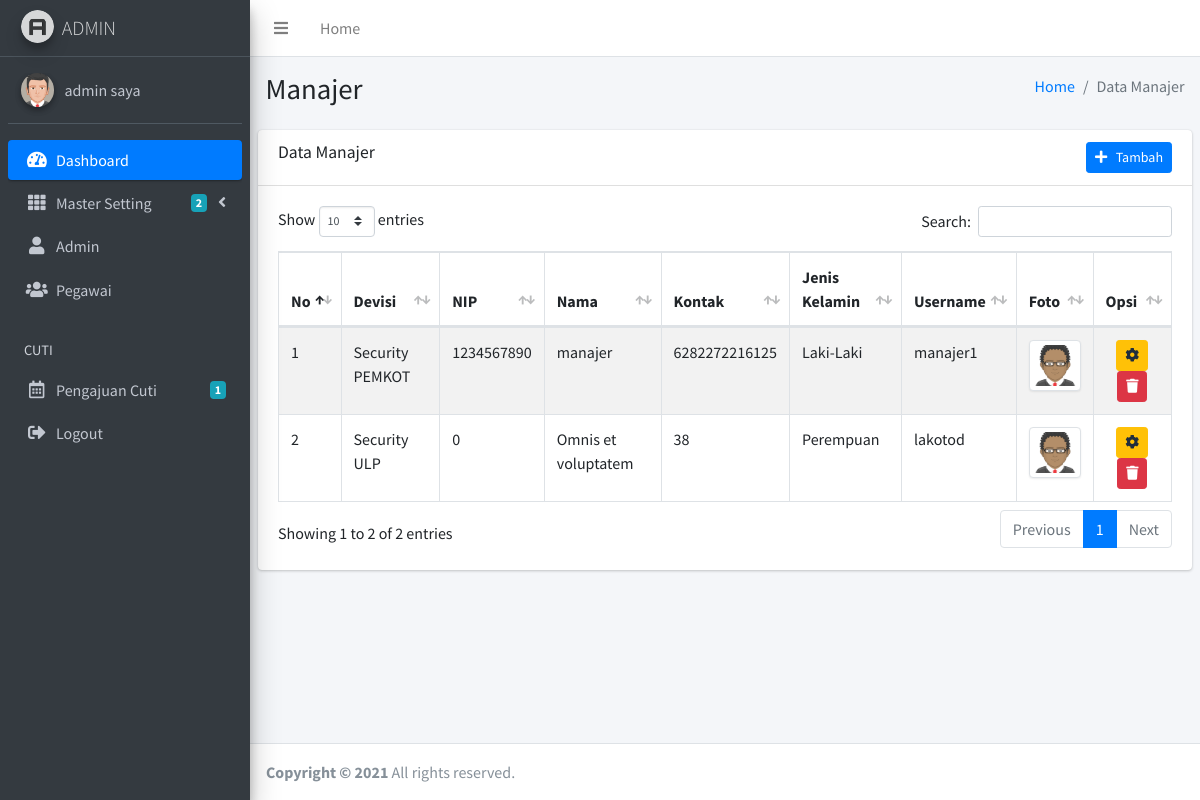
Page /admin/manajer.php (signed in) on the committed database.
### tables this page shows
CREATE TABLE `tbl_manajer` (
  `manajer_id` int(11) NOT NULL,
  `manajer_devisi` int(11) NOT NULL,
  `manajer_nip` int(11) NOT NULL,
  `manajer_nama` varchar(50) NOT NULL,
  `manajer_kelamin` varchar(20) NOT NULL,
  `manajer_alamat` varchar(100) NOT NULL,
  `manajer_kontak` varchar(15) NOT NULL,
  `manajer_username` varchar(50) NOT NULL,
  `manajer_password` varchar(100) NOT NULL,
  `manajer_foto` varchar(100) NOT NULL,
  `manajer_tanda_tangan` varchar(255) DEFAULT NULL
);

CREATE TABLE `tbl_devisi` (
  `devisi_id` int(11) NOT NULL,
  `devisi_nama` varchar(100) NOT NULL
);

### admin/manajer.php (the view, shortened to what this page needs)
<?php include 'header.php'; ?>
<div class="content-wrapper">
	<section class="content-header">
		<div class="container-fluid">
			<div class="row mb-2">
				<div class="col-sm-6">
					<h1>Manajer</h1>
				</div>
				<div class="col-sm-6">
					<ol class="breadcrumb float-sm-right">
						<li class="breadcrumb-item"><a href="index.php">Home</a></li>
						<li class="breadcrumb-item active">Data Manajer</li>
					</ol>
				</div>
			</div>
		</div>
	</section>
	<section class="content">
		<div class="row">
			<div class="col-12">
				<div class="card">
					<div class="card-header">
						<h3 class="card-title">Data Manajer</h3>
						<div class="float-right">
							<button type="button" class="btn btn-primary btn-sm" data-toggle="modal" data-target="#addManajer">
								<i class="fa fa-plus"></i> &nbsp Tambah
							</button>
						</div>
					</div>
					<div class="card-body">
						<table id="example1" class="table table-bordered table-striped">
							<thead>
								<tr>
									<th width="1%">No</th>
									<th>Devisi</th>
									<th>NIP</th>
									<th>Nama</th>
									<th>Kontak</th>
									<th>Jenis Kelamin</th>
									<th>Username</th>
									<th>Foto</th>
									<th>Opsi</th>
								</tr>
							</thead>
							<tbody>
								<?php
								$no=1;
								$data = mysqli_query($koneksi,"select * from tbl_manajer, tbl_devisi where manajer_devisi=devisi_id");
								while($d = mysqli_fetch_array($data)){
									?>
									<tr>
										<td><?php echo $no++; ?></td>
										<td><?php echo $d['devisi_nama'] ?></td>
										<td><?php echo $d['manajer_nip'] ?></td>
										<td><?php echo $d['manajer_nama'] ?></td>
										<td><?php echo $d['manajer_kontak'] ?></td>
										<td><?php echo $d['manajer_kelamin'] ?></td>
										<td><?php echo $d['manajer_username'] ?></td>
										<td>
											<?php
											if($d['manajer_foto']=="manajer_foto.png"){
												?>
												<img
												src="../dist/img/manajer_foto.png" class="img-thumbnail" alt="Cinque Terre" width="60px" height="40px">
												<?php
											}else{
												?>
												<img src="../gambar/user/<?php echo $d['manajer_foto'] ?>" class="img-thumbnail" alt="Cinque Terre" width="60px" height="40px">
												<?php
											}
											?>
										</td>
										<td>
											<center>
												<button type="button" class="btn btn-warning btn-sm btn-icon" data-toggle="modal" data-target="#edit_manajer_<?php echo $d['manajer_id'] ?>">
													<i class="fas fa-cog"></i>
												</button>
												<button type="button" class="btn btn-danger btn-sm btn-icon" data-toggle="modal" data-target="#hapus_manajer_<?php echo $d['manajer_id'] ?>">
													<i class="fas fa-trash"></i>
												</button>
											</center>
										</td>
									</tr>
									<?php
								}
								?>
						</table>
					</div>
				</div>
			</div>
		</div>
	</section>
</div>
<?php include 'footer.php'; ?>

### admin/header.php (shortened to what this page needs)
<!DOCTYPE html>
<html>
<head>
  <link rel="stylesheet" href="../plugins/fontawesome-free/css/all.min.css">
  <link rel="stylesheet" href="https://code.ionicframework.com/ionicons/2.0.1/css/ionicons.min.css">
  <link rel="stylesheet" href="../plugins/tempusdominus-bootstrap-4/css/tempusdominus-bootstrap-4.min.css">
  <link rel="stylesheet" href="../plugins/icheck-bootstrap/icheck-bootstrap.min.css">
  <link rel="stylesheet" href="../plugins/jqvmap/jqvmap.min.css">
  <link rel="stylesheet" href="../plugins/datatables-bs4/css/dataTables.bootstrap4.css">
  <link rel="stylesheet" href="../dist/css/adminlte.min.css">
  <link rel="stylesheet" href="../plugins/overlayScrollbars/css/OverlayScrollbars.min.css">
  <link rel="stylesheet" href="../plugins/daterangepicker/daterangepicker.css">
  <link rel="stylesheet" href="../plugins/summernote/summernote-bs4.css">
</head>
  <?php include '../koneksi.php'; ?>
<body class="hold-transition sidebar-mini layout-fixed">
<div class="wrapper">
  <nav class="main-header navbar navbar-expand navbar-white navbar-light">
    <ul class="navbar-nav">
      <li class="nav-item">
        <a class="nav-link" data-widget="pushmenu" href="#"><i class="fas fa-bars"></i></a>
      </li>
      <li class="nav-item d-none d-sm-inline-block">
        <a href="index.php" class="nav-link">Home</a>
      </li>
    </ul>
  </nav>
  <aside class="main-sidebar sidebar-dark-primary elevation-4">
    <a href="index.php" class="brand-link">
      <img src="../dist/img/AdminLTELogo.png" alt="AdminLTE Logo" class="brand-image img-circle elevation-3"
           style="opacity: .8">
      <span class="brand-text font-weight-light">ADMIN</span>
    </a>
    <?php
    $saya = $_SESSION['id'];
    $data = mysqli_query($koneksi,"select * from tbl_admin where admin_id='$saya'");
    $d = mysqli_fetch_assoc($data);
    ?>
    <div class="sidebar">
      <div class="user-panel mt-3 pb-3 mb-3 d-flex">
        <div class="image">
          <?php
          if($d['admin_foto']=="admin_foto.png"){
            ?>
            <img src="../dist/img/admin_foto.png" class="img-circle elevation-2" alt="User Image">
            <?php
          }else{
            ?>
            <img src="../gambar/user/<?php echo $d['admin_foto'] ?>" class="img-circle elevation-2" alt="User Image">
            <?php
          }
          ?>
        </div>
        <div class="info">
          <a href="index.php" class="d-block"><?php echo $d['admin_nama'] ?></a>
        </div>
      </div>
      <nav class="mt-2">
        <ul class="nav nav-pills nav-sidebar flex-column" data-widget="treeview" role="menu" data-accordion="false">
          <li class="nav-item has-treeview menu-open">
            <a href="index.php" class="nav-link active">
              <i class="nav-icon fas fa-tachometer-alt"></i>
              <p>
                Dashboard
              </p>
            </a>
          </li>
          <li class="nav-item has-treeview">
            <a href="#" class="nav-link">
              <i class="nav-icon fas fa-th"></i>
              <p>
                Master Setting
                <i class="fas fa-angle-left right"></i>
                <span class="badge badge-info right">2</span>
              </p>
            </a>
          </li>
          <li class="nav-item has-treeview">
          <a href="admin.php" class="nav-link">
            <i class="nav-icon fas fa-user"></i>
              <p>
                Admin
              </p>
          </a>
          </li>
          <li class="nav-item has-treeview">
          <a href="karyawan.php" class="nav-link">
            <i class="nav-icon fas fa-users"></i>
              <p>
                Pegawai
              </p>
          </a>
          </li>
          <li class="nav-header">CUTI</li>
          <li class="nav-item">
            <a href="cuti.php" class="nav-link">
              <i class="nav-icon far fa-calendar-alt"></i>
              <p>
                 <?php
                $cuti = mysqli_query($koneksi,"select * from tbl_cuti");
                $ct = mysqli_num_rows($cuti);
                ?>
                Pengajuan Cuti
                <span class="badge badge-info right"><?php echo $ct ?></span>
              </p>
            </a>
          </li>
           <li class="nav-item">
            <a href="logout.php" class="nav-link">
              <i class="nav-icon fas fa-sign-out-alt"></i>
              <p>
                Logout
              </p>
            </a>
          </li>
        </ul>
      </nav>
    </div>
  </aside>

### rows in the picture
tbl_manajer: tbl_devisi.devisi_nama "Security PEMKOT", manajer_nip "1234567890", manajer_nama "manajer", manajer_kontak "6282272216125", manajer_kelamin "Laki-Laki", manajer_username "manajer1"
tbl_manajer: tbl_devisi.devisi_nama "Security ULP", manajer_nip "0", manajer_nama "Omnis et voluptatem", manajer_kontak "38", manajer_kelamin "Perempuan", manajer_username "lakotod"

### other values in the picture
$d['admin_nama'] "admin saya"
$ct "1"
